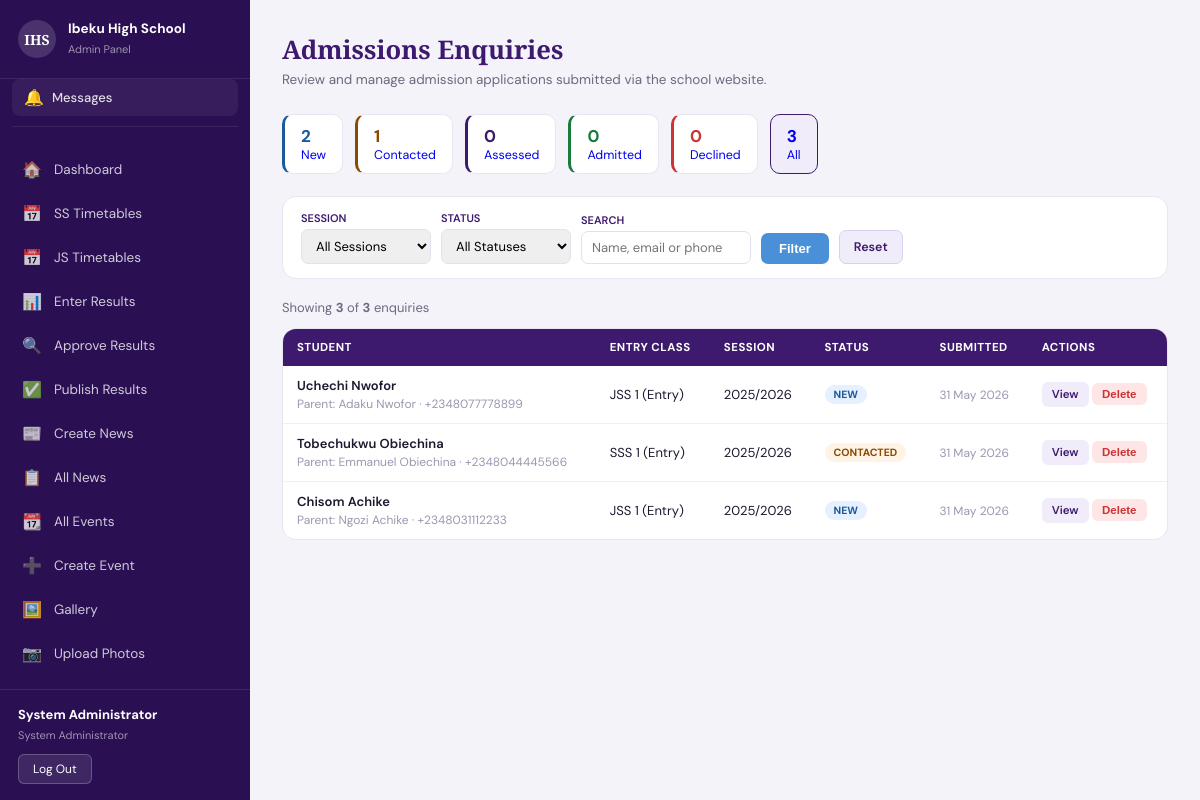
Screenshot of /public/admin/admissions.php (signed in) with the database file from the repository.
### tables this page shows
CREATE TABLE `admissions` (
  `id` int(10) UNSIGNED NOT NULL,
  `parent_first` varchar(100) NOT NULL,
  `parent_last` varchar(100) NOT NULL,
  `parent_email` varchar(150) NOT NULL,
  `parent_phone` varchar(20) NOT NULL,
  `student_first` varchar(100) NOT NULL,
  `student_last` varchar(100) NOT NULL,
  `date_of_birth` date DEFAULT NULL,
  `gender` enum('male','female') DEFAULT NULL,
  `entry_class` enum('JSS1','SSS1') NOT NULL,
  `session` varchar(12) NOT NULL,
  `previous_school` varchar(200) DEFAULT NULL,
  `message` text DEFAULT NULL,
  `status` enum('new','contacted','assessed','admitted','declined') NOT NULL DEFAULT 'new',
  `notes` text DEFAULT NULL COMMENT 'Internal admin notes',
  `created_at` timestamp NOT NULL DEFAULT current_timestamp(),
  `updated_at` timestamp NOT NULL DEFAULT current_timestamp() ON UPDATE current_timestamp()
);

### public/admin/admissions.php (the view, shortened to what this page needs)
<?php
require_once dirname(__DIR__, 2) . '/src/includes/admin-sidebar.php';
$admin = currentAdmin();
$pdo   = getDB();
$statuses = [
    'new'       => ['label' => 'New',       'bg' => '#e6f0ff', 'color' => '#1a5a9a'],
    'contacted' => ['label' => 'Contacted', 'bg' => '#fff3e6', 'color' => '#8a4a00'],
    'assessed'  => ['label' => 'Assessed',  'bg' => '#f0ecfa', 'color' => '#3d1a6e'],
    'admitted'  => ['label' => 'Admitted',  'bg' => '#e6f9ed', 'color' => '#1a7a3a'],
    'declined'  => ['label' => 'Declined',  'bg' => '#ffe6e6', 'color' => '#cc3333'],
];
$entryClassLabels = ['JSS1' => 'JSS 1 (Entry)', 'SSS1' => 'SSS 1 (Entry)'];
$filterStatus  = $_GET['status']  ?? '';
$filterSearch  = trim($_GET['search'] ?? '');
$page    = max(1, (int) ($_GET['page'] ?? 1));
$perPage = 25;
$offset  = ($page - 1) * $perPage;
$where  = ['1=1'];
$params = [];
$whereSQL = implode(' AND ', $where);
$countStmt = $pdo->prepare("SELECT COUNT(*) FROM admissions a WHERE $whereSQL");
$countStmt->execute($params);
$total      = (int) $countStmt->fetchColumn();
$enqStmt = $pdo->prepare(
    "SELECT * FROM admissions a WHERE $whereSQL
     ORDER BY a.created_at DESC LIMIT ? OFFSET ?"
);
$enqStmt->execute([...$params, $perPage, $offset]);
$enquiries = $enqStmt->fetchAll();
$statCounts = [];
foreach (array_keys($statuses) as $st) {
    $statCounts[$st] = (int) $pdo->prepare("SELECT COUNT(*) FROM admissions WHERE status = ?")
        ->execute([$st]) ? 0 : 0;
}
$scStmt = $pdo->query("SELECT status, COUNT(*) AS cnt FROM admissions GROUP BY status");
foreach ($scStmt->fetchAll() as $row) {
    $statCounts[$row['status']] = (int) $row['cnt'];
}
?>
<!DOCTYPE html>
<html lang="en">
<head>
<link rel="stylesheet" href="../assets/css/admin-layout.css">
</head>
<body>
  <?php renderAdminSidebar($admin, 'admissions'); ?>
  <div class="admin-content">
    <div class="admin-content__inner">
      <div class="page-header">
        <h2>Admissions Enquiries</h2>
        <p>Review and manage admission applications submitted via the school website.</p>
      </div>
      <div class="stats-row">
        <?php foreach ($statuses as $key => $cfg): ?>
        <a href="?status=<?php echo $key; ?>"
           class="stat-pill <?php echo $filterStatus === $key ? 'stat-pill--active' : ''; ?>"
           style="border-left:3px solid <?php echo $cfg['color']; ?>">
          <strong style="color:<?php echo $cfg['color']; ?>"><?php echo $statCounts[$key] ?? 0; ?></strong>
          <?php echo $cfg['label']; ?>
        </a>
        <?php endforeach; ?>
        <a href="admissions.php" class="stat-pill <?php echo !$filterStatus ? 'stat-pill--active' : ''; ?>">
          <strong><?php echo $total; ?></strong>All
        </a>
      </div>
      <form method="GET" class="filter-bar">
        <div class="filter-group">
          <label>Session</label>
          <select name="session">
            <option value="">All Sessions</option>
          </select>
        </div>
        <div class="filter-group">
          <label>Status</label>
          <select name="status">
            <option value="">All Statuses</option>
          </select>
        </div>
        <div class="filter-group">
          <label>Search</label>
          <input type="text" name="search" value="<?php echo htmlspecialchars($filterSearch); ?>" placeholder="Name, email or phone"/>
        </div>
        <button type="submit" class="btn-filter">Filter</button>
        <a href="admissions.php" class="btn-reset">Reset</a>
      </form>
      <p class="results-count">
        Showing <strong><?php echo count($enquiries); ?></strong> of <strong><?php echo $total; ?></strong> enquiries
      </p>
      <div class="enq-table-wrap">
        <?php if (empty($enquiries)): ?>
        <div class="empty-state">No admissions enquiries found.</div>
        <?php else: ?>
        <table class="enq-table">
          <thead>
            <tr>
              <th>Student</th>
              <th>Entry Class</th>
              <th>Session</th>
              <th>Status</th>
              <th>Submitted</th>
              <th>Actions</th>
            </tr>
          </thead>
          <tbody>
            <?php foreach ($enquiries as $enq):
              $st = $statuses[$enq['status']] ?? $statuses['new'];
              $studentName = trim($enq['student_first'] . ' ' . $enq['student_last']);
              $parentName  = trim($enq['parent_first']  . ' ' . $enq['parent_last']);
            ?>
            <tr>
              <td>
                <div class="student-name"><?php echo htmlspecialchars($studentName); ?></div>
                <div class="parent-info">Parent: <?php echo htmlspecialchars($parentName); ?> · <?php echo htmlspecialchars($enq['parent_phone']); ?></div>
              </td>
              <td><?php echo htmlspecialchars($entryClassLabels[$enq['entry_class']] ?? $enq['entry_class']); ?></td>
              <td><?php echo htmlspecialchars($enq['session']); ?></td>
              <td>
                <span class="status-badge" style="background:<?php echo $st['bg']; ?>;color:<?php echo $st['color']; ?>">
                  <?php echo $st['label']; ?>
                </span>
              </td>
              <td style="font-size:12px;color:#9b97b0"><?php echo date('d M Y', strtotime($enq['created_at'])); ?></td>
              <td>
                <a href="?view=<?php echo $enq['id']; ?><?php echo $filterStatus ? '&status=' . urlencode($filterStatus) : ''; ?>"
                   class="action-btn action-btn--view">View</a>
                <form method="POST" style="display:inline"
                      onsubmit="return confirm('Delete this enquiry permanently?')">
                  <button type="submit" class="action-btn action-btn--delete">Delete</button>
                </form>
              </td>
            </tr>
            <?php endforeach; ?>
          </tbody>
        </table>
        <?php endif; ?>
      </div>
    </div>
  </div>
</body>
</html>

### public/assets/css/admin-layout.css (style rules this page uses)
* { margin: 0; padding: 0; box-sizing: border-box; }
body { font-family: 'DM Sans', sans-serif; background: #f4f3f9; color: #1a1a2e; }
.admin-content { margin-left: 250px; min-height: 100vh; }
.admin-content__inner { padding: 32px 32px 60px; max-width: 1100px; }
.page-header h2 { font-family: 'Playfair Display', serif; font-size: 1.6rem; color: #3d1a6e; margin-bottom: 4px; }
.page-header p { font-size: 13.5px; color: #6b6b80; margin-bottom: 26px; }

### public/admin/admissions.php (style rules this page uses)
.stats-row { display:flex; gap:12px; margin-bottom:22px; flex-wrap:wrap; }
.stat-pill { background:#fff; border:1px solid #e8e6f0; border-radius:10px; padding:10px 16px; font-size:12.5px; cursor:pointer; text-decoration:none; display:block; transition:border-color .15s; }
.stat-pill--active { border-color:#3d1a6e; background:#f0ecfa; }
.stat-pill strong { display:block; font-size:17px; }
.filter-bar { background:#fff; border:1px solid #e8e6f0; border-radius:14px; padding:14px 18px; margin-bottom:20px; display:flex; gap:10px; flex-wrap:wrap; align-items:flex-end; }
.filter-group { display:flex; flex-direction:column; gap:4px; }
.filter-group label { font-size:11px; font-weight:600; color:#3d1a6e; text-transform:uppercase; }
.filter-group select, .filter-group input { padding:7px 10px; border:1.5px solid #e2e0ea; border-radius:7px; font-size:13px; font-family:'DM Sans',sans-serif; min-width:130px; }
.btn-filter { background:#4a90d9; color:#fff; border:none; padding:8px 18px; border-radius:7px; font-size:13px; font-weight:600; cursor:pointer; }
.btn-reset { background:#f0ecfa; color:#3d1a6e; border:1px solid #d8d0ee; padding:8px 14px; border-radius:7px; font-size:12.5px; font-weight:600; text-decoration:none; }
.enq-table-wrap { background:#fff; border:1px solid #e8e6f0; border-radius:14px; overflow:hidden; }
table.enq-table { width:100%; border-collapse:collapse; font-size:13px; }
table.enq-table th { background:#3d1a6e; color:#fff; padding:11px 14px; text-align:left; font-size:11.5px; text-transform:uppercase; letter-spacing:.04em; }
table.enq-table td { padding:11px 14px; border-bottom:1px solid #f0eef6; vertical-align:middle; }
table.enq-table tr:last-child td { border-bottom:none; }
.student-name { font-weight:600; color:#1a1a2e; }
.parent-info { font-size:12px; color:#9b97b0; margin-top:2px; }
.status-badge { display:inline-block; font-size:10.5px; font-weight:700; padding:3px 9px; border-radius:20px; text-transform:uppercase; }
.action-btn { font-size:11.5px; font-weight:600; padding:5px 10px; border-radius:6px; border:none; cursor:pointer; text-decoration:none; display:inline-block; }
.action-btn--view { background:#f0ecfa; color:#3d1a6e; }
.action-btn--delete { background:#ffe6e6; color:#cc3333; }
.results-count { font-size:13px; color:#6b6b80; margin-bottom:12px; }

### rows the page displays
admissions: studentName "Uchechi Nwofor", parentName "Adaku Nwofor", parent_phone "+2348077778899", entry_class "JSS 1 (Entry)", session "2025/2026", status "NEW", created_at "31 May 2026"
admissions: studentName "Tobechukwu Obiechina", parentName "Emmanuel Obiechina", parent_phone "+2348044445566", entry_class "SSS 1 (Entry)", session "2025/2026", status "CONTACTED", created_at "31 May 2026"
admissions: studentName "Chisom Achike", parentName "Ngozi Achike", parent_phone "+2348031112233", entry_class "JSS 1 (Entry)", session "2025/2026", status "NEW", created_at "31 May 2026"

### other values shown
$icon "🏠"
$label "Dashboard"
$icon "📅"
$label "SS Timetables"
$label "JS Timetables"
$icon "📊"
$label "Enter Results"
$icon "🔍"
$label "Approve Results"
$icon "✅"
$label "Publish Results"
$icon "📰"
$label "Create News"
$icon "📋"
$label "All News"
